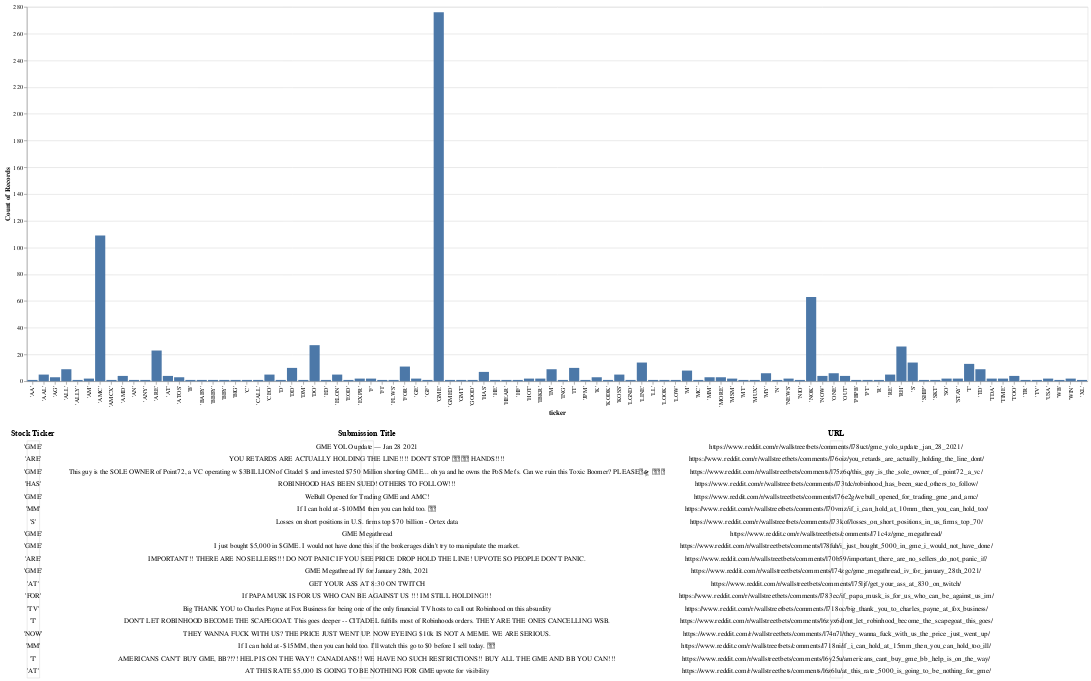

Notebook cell for this chart:
### Code cell
import altair as alt

# use with caution: https://altair-viz.github.io/user_guide/faq.html#maxrowserror-how-can-i-plot-large-datasets
# alt.data_transformers.disable_max_rows()
alt.renderers.set_embed_options(theme='dark')

# brush = alt.selection(type='interval')
selector = alt.selection_single(empty='all', fields=['ticker'])
base = alt.Chart(plot_df).add_selection(selector)

bars = base.mark_bar().encode(
    x='ticker',
    y="count(id)"
).properties(
    width=1700,
    height=600
)

# base chart for data tables
ranked_text = base.mark_text().encode(
    y=alt.Y('row_number:O',axis=None)
).transform_window(
    row_number='row_number()'
).transform_filter(
    selector
).transform_window(
    rank='rank(row_number)'
).transform_filter(
    # only shows up to 20
    alt.datum.rank<20
)


# Data Tables
ticker = ranked_text.encode(text='ticker').properties(title='Stock Ticker')
title = ranked_text.encode(text='title').properties(title='Submission Title')
url = ranked_text.encode(text='built_url').properties(title='URL')

# Combine data tables
text = alt.hconcat(ticker, title, url)

# Build chart
chart = alt.vconcat(
    bars,
    text,
    # autosize="fit"
).resolve_legend(
    color="independent"
)

chart
# chart.to_json(indent=None)

### Figure 1 — Vega-Lite specification as saved in the notebook (floating-point values rounded to 4 significant figures; data arrays with more than 128 entries replaced by an {"elided": "..."} marker saying what was removed)
{"config": {"view": {"continuousWidth": 400, "continuousHeight": 300}}, "vconcat": [{"mark": "bar", "encoding": {"x": {"type": "nominal", "field": "ticker"}, "y": {"type": "nominal", "aggregate": "count", "field": "id"}}, "height": 600, "selection": {"selector028": {"type": "single", "empty": "all", "fields": ["ticker"]}}, "width": 1700}, {"hconcat": [{"mark": "text", "encoding": {"text": {"type": "nominal", "field": "ticker"}, "y": {"type": "ordinal", "axis": null, "field": "row_number"}}, "selection": {"selector028": {"type": "single", "empty": "all", "fields": ["ticker"]}}, "title": "Stock Ticker", "transform": [{"window": [{"op": "row_number", "field": "", "as": "row_number"}]}, {"filter": {"selection": "selector028"}}, {"window": [{"op": "rank", "field": "row_number", "as": "rank"}]}, {"filter": "(datum.rank < 20)"}]}, {"mark": "text", "encoding": {"text": {"type": "nominal", "field": "title"}, "y": {"type": "ordinal", "axis": null, "field": "row_number"}}, "selection": {"selector028": {"type": "single", "empty": "all", "fields": ["ticker"]}}, "title": "Submission Title", "transform": [{"window": [{"op": "row_number", "field": "", "as": "row_number"}]}, {"filter": {"selection": "selector028"}}, {"window": [{"op": "rank", "field": "row_number", "as": "rank"}]}, {"filter": "(datum.rank < 20)"}]}, {"mark": "text", "encoding": {"text": {"type": "nominal", "field": "built_url"}, "y": {"type": "ordinal", "axis": null, "field": "row_number"}}, "selection": {"selector028": {"type": "single", "empty": "all", "fields": ["ticker"]}}, "title": "URL", "transform": [{"window": [{"op": "row_number", "field": "", "as": "row_number"}]}, {"filter": {"selection": "selector028"}}, {"window": [{"op": "rank", "field": "row_number", "as": "rank"}]}, {"filter": "(datum.rank < 20)"}]}]}], "data": {"name": "data-1b84b5f48b61ac0d9ffbc1c32d299eb3"}, "resolve": {"legend": {"color": "independent"}}, "$schema": "https://vega.github.io/schema/vega-lite/v4.8.1.json", "datasets": {"data-1b84b5f48b61ac0d9ffbc1c32d299eb3": {"elided": "784 records"}}}
